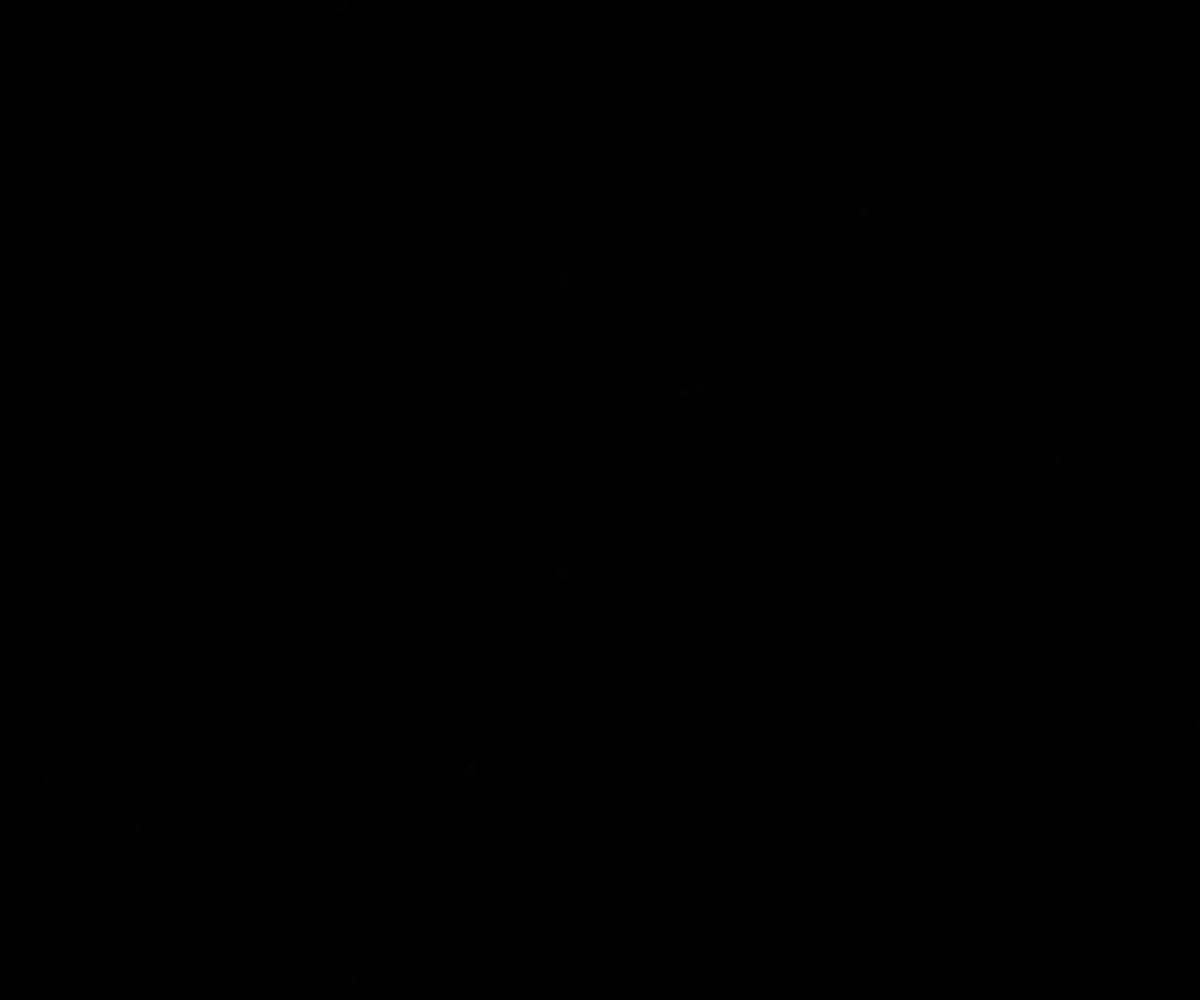
Frame 1 (no input)
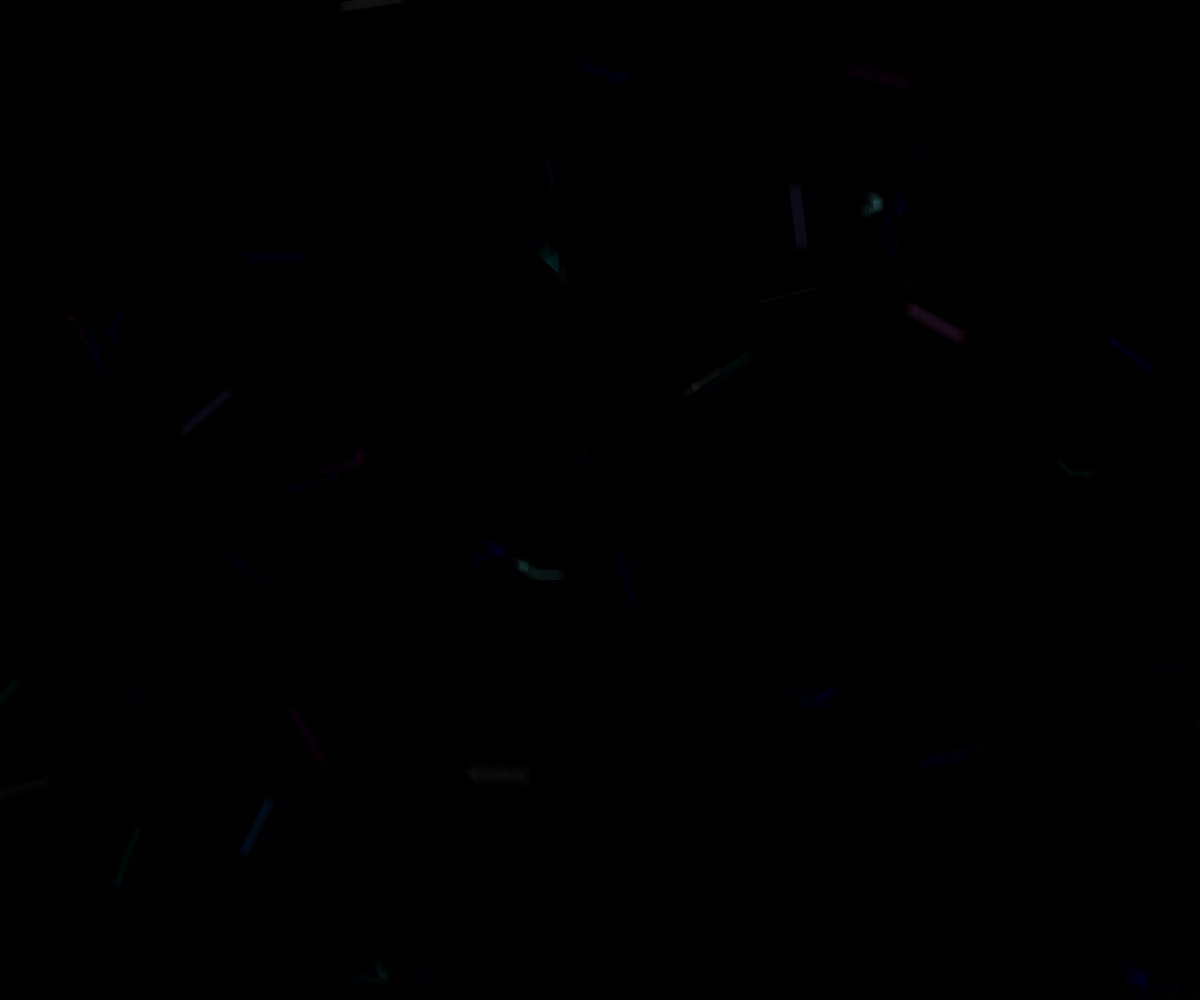
Frame 60 (no input)
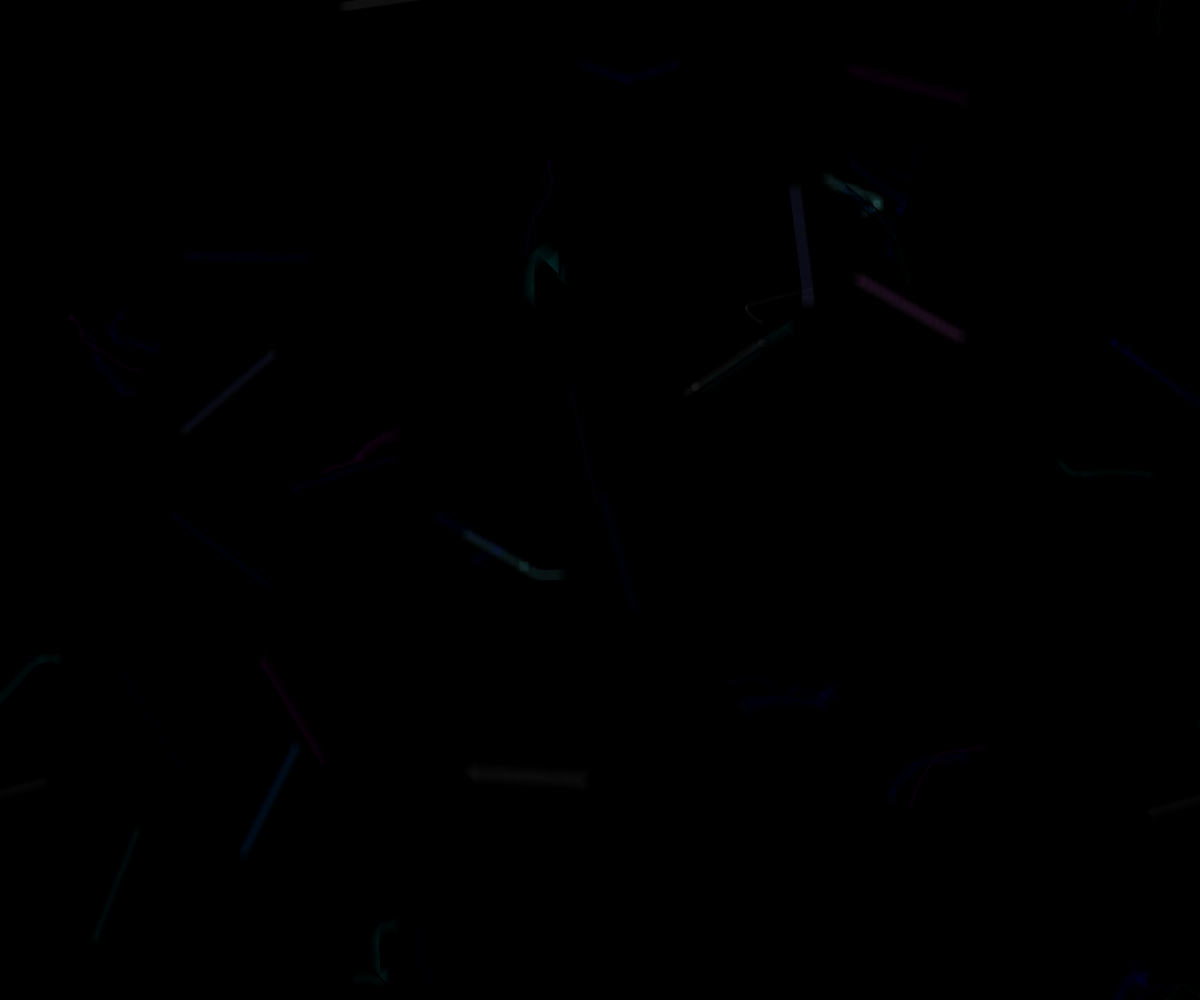
Frame 120 (the mouse pressed at the canvas centre since frame 60)

The p5.js sketch that drew these frames (run headless with seeded random() and noise() and a simulated clock; from frame 60 on, the mouse is pressed at the canvas centre):

// p5.js sketch
// ── sketch.js
/*
 * @name Flocking
 * @description Demonstration of <a href="http://www.red3d.com/cwr/">Craig Reynolds' "Flocking" behavior</a>.<br>
 * (Rules: Cohesion, Separation, Alignment.)<br>
 * From <a href="http://natureofcode.com">natureofcode.com</a>.
 */
let boids = [];

let corR;
let corG;
let corB;
let corRT;
let nboids;
let gametime = 40000;

let globalalfa = 255;

function setup() {
  createCanvas(windowWidth, windowHeight);
  corR = 0;
  corG = 0;
  corB = 0;
  background(0);
  nboids = windowWidth / 15;
  // Add an initial set of boids into the system
  doboids();
}

function doboids() {
  for (let i = 0; i < nboids; i++) {
    boids[i] = new Boid(random(width), random(height));
  }
}

function draw() {
  // if (gametime - frameCount < 0) {
  //  gametime = gametime + 3000;
  //  background(1);
  //globalalfa=1;
  //doboids();
  // }

  // Run all the boids
  for (let i = 0; i < boids.length; i++) {
    boids[i].run(boids);

    //background(5, 5, 0);
  }
}

// Boid class
// Methods for Separation, Cohesion, Alignment added
class Boid {
  constructor(x, y) {
    //print('The value of x is ');
    this.acceleration = createVector(0, 0);
    this.velocity = p5.Vector.random2D();
    this.position = createVector(x, y);
    this.r = random(2, 15);
    this.maxspeed = 1; // Maximum speed
    this.maxforce = 0.05; // Maximum steering force
    this.colorR = random(23, 255);
    this.colorG = random(23, 255);
    this.colorB = random(230, 255);
    this.alfa = 2;
    this.maxtime = random(150, 300);
    this.tipo = int(random(0, 4));
    this.down = 0;
  }

  run(boids) {
    this.flock(boids);
    this.update();
    this.borders();
    this.render();
  }

  // Forces go into acceleration
  applyForce(force) {
    this.acceleration.add(force);
  }

  // We accumulate a new acceleration each time based on three rules
  flock(boids) {
    let sep = this.separate(boids); // Separation
    let ali = this.align(boids); // Alignment
    let coh = this.cohesion(boids); // Cohesion
    // Arbitrarily weight these forces
    sep.mult(2.5);
    ali.mult(1.0);
    coh.mult(1.0);
    // Add the force vectors to acceleration
    this.applyForce(sep);
    this.applyForce(ali);
    this.applyForce(coh);
  }

  // Method to update location
  update() {
    // Update velocity
    this.velocity.add(this.acceleration);
    // Limit speed
    this.velocity.limit(this.maxspeed);
    this.position.add(this.velocity);
    // Reset acceleration to 0 each cycle
    this.acceleration.mult(0);
  }

  // A method that calculates and applies a steering force towards a target
  // STEER = DESIRED MINUS VELOCITY
  seek(target) {
    let desired = p5.Vector.sub(target, this.position); // A vector pointing from the location to the target
    // Normalize desired and scale to maximum speed
    desired.normalize();
    desired.mult(this.maxspeed);
    // Steering = Desired minus Velocity
    let steer = p5.Vector.sub(desired, this.velocity);
    steer.limit(this.maxforce); // Limit to maximum steering force
    return steer;
  }

  // Draw boid as a circle
  render() {
    //blendMode(LIGHTEST);
    //fill(corR, corG, corB)
    corRT = color(this.colorR, this.colorG, this.colorB);
    strokeWeight(0.1);
    // stroke(1);

    if (this.maxtime - frameCount < 0 && this.down == 1) {
      this.maxtime += 10;
      //this.tipo = int(random(0, 4));
      if (this.r < 100) this.r++;
      if (this.alfa > 0) this.alfa--;
      if (this.alfa == 0) {
        this.maxtime += 2000;
        this.down = 0;
        this.r = 15;
      }
    }

    if (this.maxtime - frameCount < 0 && this.down == 0) {
      this.maxtime += 100;
      this.tipo = 1;
      if (this.alfa < 25) this.alfa=this.alfa+5;
      if (this.alfa == 255) {
        this.maxtime += 500;
        this.down = 1;
      }
    }

    // if(frameCount%100==0){
    // this.maxtime=this.maxtime*2;
    //  this.colorR--;
    //   this.colorG--;
    //  this.colorB--;
    //}
    // globalalfa=0;
    // if (this.alfa > 0) this.alfa = 0;
    // corRT.setAlpha(this.alfa);
    //  noStroke();
    // }
    corRT.setAlpha(this.alfa);
    fill(corRT);

    // if(frameCount % 5 == 0)
    // var raio=random(1, 20);
    //rect(this.position.x, this.position.y, this.r, this.r);
    if (this.tipo == 0) rect(this.position.x, this.position.y, this.r, this.r);
    else if (this.tipo == 1)
      ellipse(this.position.x, this.position.y, this.r, this.r);
    else if (this.tipo == 2)
      triangle(
        this.position.x,
        this.position.y,
        this.position.x + this.r,
        this.position.y + this.r,
        this.position.x + this.r,
        this.position.y - this.r
      );
    else if (this.tipo == 3) {
      // sphere(this.position.x, this.position.y, 16);
    }
    //
    //
  }

  // Wraparound
  borders() {
    /*
    //wrap no centro
    if (this.position.x < -this.r){ 
      this.r/=2;
      this.position.x = width/2 ;
      this.position.y = height;
    }
    if (this.position.y < -this.r){
      this.r/=2;
      this.position.x = width/2;
      this.position.y = height;
      
    } 
    if (this.position.x > width + this.r){
      this.r/=2;
      this.position.x = width/2;
      this.position.y = height;
      
    }
    if (this.position.y > height + this.r) {
      this.r/=2;
      this.position.x = width/2;
      this.position.y = height;
      
    }
    */
    //wrap original
    if (this.position.x < -this.r) this.position.x = width + this.r;
    if (this.position.y < -this.r) this.position.y = height + this.r;
    if (this.position.x > width + this.r) this.position.x = -this.r;
    if (this.position.y > height + this.r) this.position.y = -this.r;
  }

  // Separation
  // Method checks for nearby boids and steers away
  separate(boids) {
    let desiredseparation = 25.0;
    let steer = createVector(0, 0);
    let count = 0;
    // For every boid in the system, check if it's too close
    for (let i = 0; i < boids.length; i++) {
      let d = p5.Vector.dist(this.position, boids[i].position);
      // If the distance is greater than 0 and less than an arbitrary amount (0 when you are yourself)
      if (d > 0 && d < desiredseparation) {
        // Calculate vector pointing away from neighbor
        let diff = p5.Vector.sub(this.position, boids[i].position);
        diff.normalize();
        diff.div(d); // Weight by distance
        steer.add(diff);
        count++; // Keep track of how many
        //  boids[i].colorR=random(0,255);
        //boids[i].colorG=random(0,255);
        // boids[i].colorB=random(0,255);
      }
    }
    // Average -- divide by how many
    if (count > 0) {
      steer.div(count);
    }

    // As long as the vector is greater than 0
    if (steer.mag() > 0) {
      // Implement Reynolds: Steering = Desired - Velocity
      steer.normalize();
      steer.mult(this.maxspeed);
      steer.sub(this.velocity);
      steer.limit(this.maxforce);
    }
    return steer;
  }

  // Alignment
  // For every nearby boid in the system, calculate the average velocity
  align(boids) {
    let neighbordist = 50;
    let sum = createVector(0, 0);
    let count = 0;
    for (let i = 0; i < boids.length; i++) {
      let d = p5.Vector.dist(this.position, boids[i].position);
      if (d > 0 && d < neighbordist) {
        sum.add(boids[i].velocity);
        count++;
     
      }
    }
    if (count > 0) {
      sum.div(count);
      sum.normalize();
      sum.mult(this.maxspeed);
      let steer = p5.Vector.sub(sum, this.velocity);
      steer.limit(this.maxforce);
      return steer;
    } else {
      return createVector(0, 0);
    }
  }

  // Cohesion
  // For the average location (i.e. center) of all nearby boids, calculate steering vector towards that location
  cohesion(boids) {
    let neighbordist = 50;
    let sum = createVector(0, 0); // Start with empty vector to accumulate all locations
    let count = 0;
    for (let i = 0; i < boids.length; i++) {
      let d = p5.Vector.dist(this.position, boids[i].position);
      if (d > 0 && d < neighbordist) {
        sum.add(boids[i].position); // Add location

        count++;
      }
    }
    if (count > 0) {
      sum.div(count);
      return this.seek(sum); // Steer towards the location
    } else {
      return createVector(0, 0);
    }
  }
}
